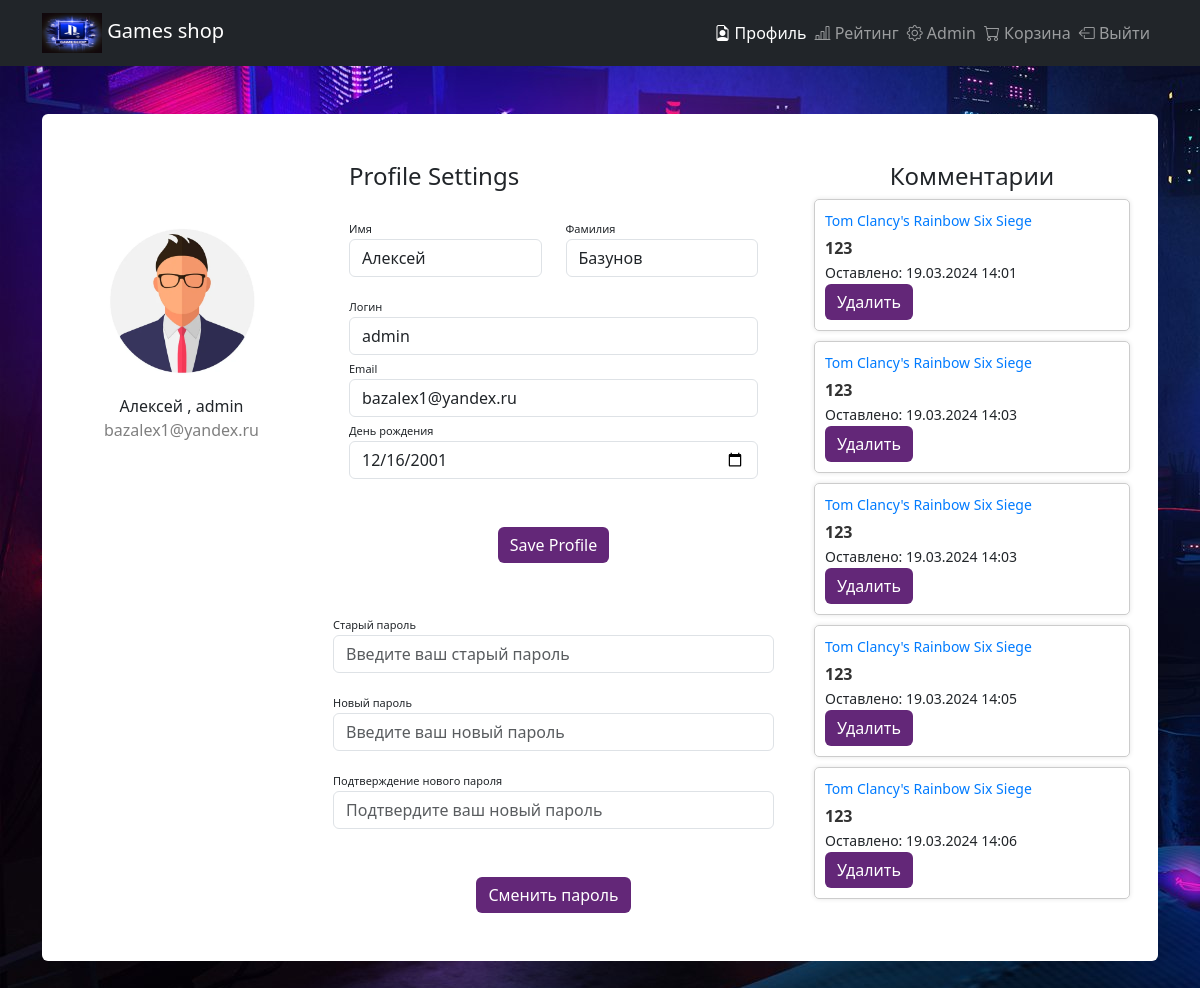
Page /profile/ (signed in) on the earlier database version.
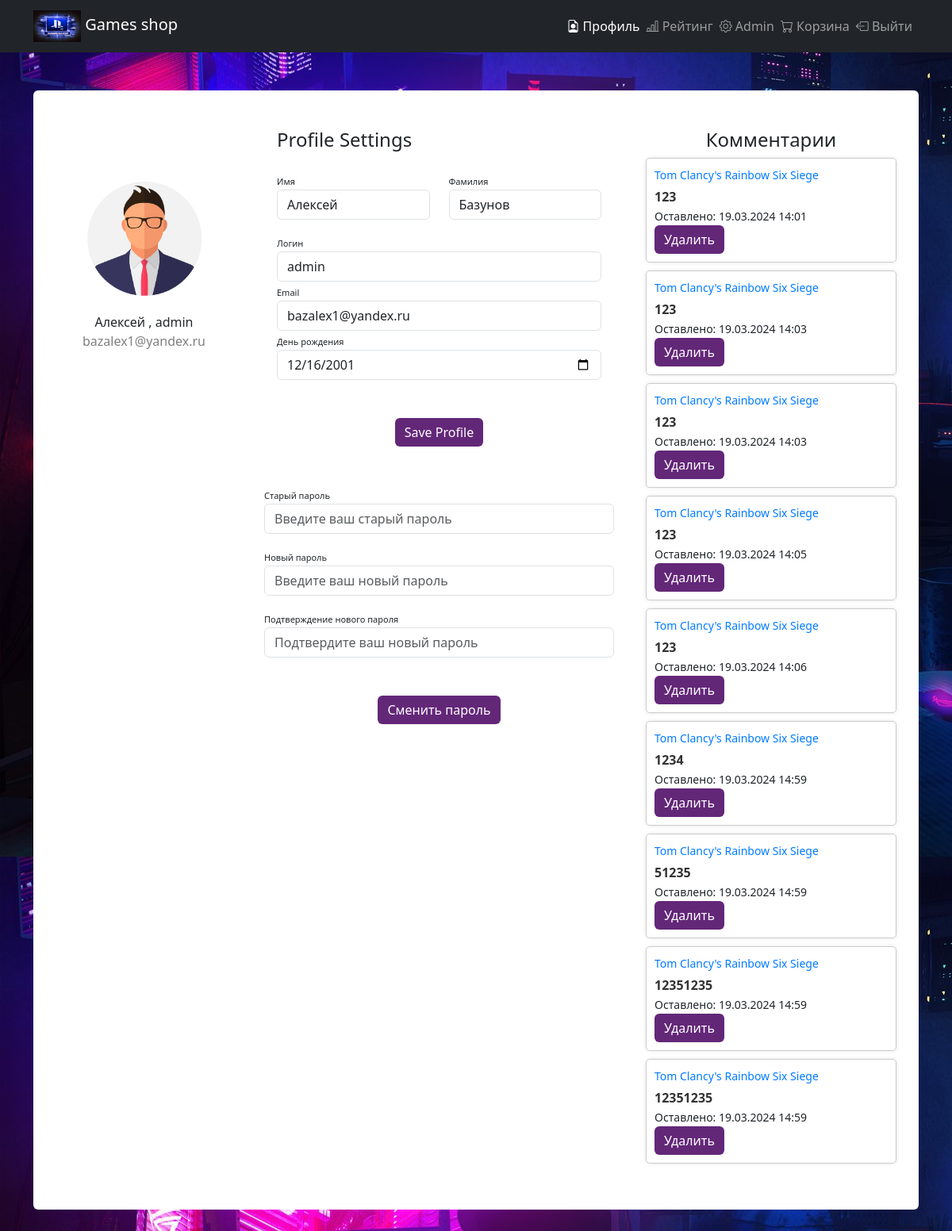
Same page on the later database version.
### user_profile/models.py (models this page shows)
class CustomUser(AbstractUser):
    birth_date = models.DateField(null=True, blank=True)
    groups = models.ManyToManyField(Group, verbose_name='groups', related_name='customuser_set', blank=True, help_text='The groups this user belongs to. A user will get all permissions granted to each of their groups.')
    user_permissions = models.ManyToManyField(Permission, verbose_name='user permissions', related_name='customuser_set', blank=True, help_text='Specific permissions for this user.')

### comments/models.py (models this page shows)
class Comment(models.Model):
    game = models.ForeignKey(Game, on_delete=models.CASCADE, related_name='comments')
    user = models.ForeignKey(get_user_model(), on_delete=models.CASCADE)
    text = models.TextField()
    created_at = models.DateTimeField(default=timezone.now)

### shop/models.py (models this page shows, shortened)
class Game(models.Model):
    title = models.CharField(max_length=255)
    created_at = models.DateTimeField(default=timezone.now)
    price = models.DecimalField(max_digits=10, decimal_places=2)
    image = models.ImageField(
        upload_to="game_img", height_field=None, width_field=None, max_length=None)
    category = models.ForeignKey(Category, on_delete=models.CASCADE)
    rating = models.CharField(max_length=255)
    description = models.CharField(max_length=10000)
    key_qty = models.IntegerField()

### user_profile/views.py (the view, shortened to what this page needs)
# urls.py: path('', CustomUserDetailView.as_view(), name='profile_detail'),
class CustomUserDetailView(LoginRequiredMixin, DetailView):
    login_url = reverse_lazy('registration:login')
    model = CustomUser
    template_name = 'user_profile/main.html'
    context_object_name = 'CustomUser'
    def get_object(self, queryset=None):
        return self.request.user
    def get_context_data(self, **kwargs):
        context = super().get_context_data(**kwargs)
        context['form'] = CustomUserChangeForm(instance=self.request.user)
        context['password_form'] = CustomPasswordChangeForm(user=self.request.user)
        context['comments'] = Comment.objects.filter(user=self.request.user)
        return context

### user_profile/forms.py
class CustomUserChangeForm(UserChangeForm):
    birth_date = forms.DateField(widget=forms.DateInput(attrs={'type': 'date'}))
    class Meta:
        model = CustomUser
        fields = ('username', 'email', 'first_name', 'last_name', 'birth_date')

class CustomPasswordChangeForm(PasswordChangeForm):
    class Meta:
        model = CustomUser
        fields = ('old_password', 'new_password1', 'new_password2')

### templates/user_profile/main.html (shortened to what this page needs)
{% extends 'base.html' %}
{% load static %}
{% block content %}
  <div class="container rounded bg-white mt-5 mb-5">
    <div class="row">
      <div class="col-md-3 border-right">
        <div class="d-flex flex-column align-items-center text-center p-3 py-5"><img class="rounded-circle mt-5"
          width="150px" src="{% static 'images/men.jpg' %}"><span class="font-weight-bold"> {{ form.first_name.value}} , {{ form.username.value}}  </span><span class="text-black-50">{{form.email.value}}</span></div>
    </div>
      <div class="col-md-5 border-right">
         <div class="profile-settings p-3 py-5"> {% comment %} Это карточка {% endcomment %}
          <form method="post">
            <div class="d-flex justify-content-between align-items-center mb-3">
              <h4 class="text-right">Profile Settings</h4>
            </div>
            <div class="row mt-2">
              <div class="col-md-6">
                <label class="labels">Имя</label>
                <input type="text" class="form-control" placeholder="first name" name="first_name" value="{{ form.first_name.value }}">
              </div>
              <div class="col-md-6">
                <label class="labels">Фамилия</label>
                <input type="text" class="form-control" value="{{ form.last_name.value }}" placeholder="surname" name="last_name">
              </div>
            </div>
            <div class="row mt-3">
              <div class="col-md-12">
                <label class="labels">Логин</label>
                <input type="text" name="username" id="username" class="form-control input-sm" placeholder="Введите ваш Логин" value="{{ form.username.value }}">
              </div>
              <div class="col-md-12">
                <label class="labels">Email</label>
                <input type="email" name="email" class="form-control" placeholder="Введите ваш email" value="{{ form.email.value }}">
              </div>
              <div class="col-md-12">
                <label class="labels">День рождения</label>
                <input type="date" name="birth_date" class="form-control" value="{{ form.birth_date.value|date:'Y-m-d' }}">
              </div>
              <div class="mt-5 text-center"><button class="btn btn-primary profile-button" type="submit" name="save_profile">Save Profile</button></div>
          </form>
            </div>
          </div>
          <form method="post">
            <div class="row mt-3">
              <div class="col-md-12">
                <label class="labels">Старый пароль</label>
                <input type="password" name="old_password" class="form-control" placeholder="Введите ваш старый пароль">
              </div>
            </div>
            <div class="row mt-3">
              <div class="col-md-12">
                <label class="labels">Новый пароль</label>
                <input type="password" name="new_password1" class="form-control" placeholder="Введите ваш новый пароль">
              </div>
            </div>
            <div class="row mt-3">
              <div class="col-md-12">
                <label class="labels">Подтверждение нового пароля</label>
                <input type="password" name="new_password2" class="form-control" placeholder="Подтвердите ваш новый пароль">
              </div>
            </div>
            <div class="mt-5 mb-5 text-center"><button class="btn btn-primary profile-button" type="submit" name="change_password">Сменить пароль</button></div>
          </form>
        </div>
        <div class="comments col-md-4"> {% comment %} Это Комментарии{% endcomment %}
          <div class="p-3 py-5">
            <h4 class="text-center">Комментарии</h4>
            {% for comment in comments %}
              <div class="comment">
                <div class="comment-header">
                  <a href="{% url 'shop:single_game' game_id=comment.game.id %}">{{ comment.game.title }}</a>
                </div>
                <div class="comment-body">
                  <strong>{{ comment.text }}</strong>
                </div>
                <small>Оставлено: {{ comment.created_at|date:'d.m.Y H:i' }}</small>
                {% if comment.user == user %}
                <form action="{% url 'user_profile:delete_comment' comment.id %}" method="post">
                  <button type="submit" class="btn btn-primary profile-button">Удалить</button>
                </form>
                {% endif %}
              </div>
            {% empty %}
              <p class="text-center">Пока нет комментариев</p>
            {% endfor %}
          </div>
        </div>
      </div>
  {% endblock %}

### templates/base.html (shortened to what this page needs)
{% load static %}
<!DOCTYPE html>
<html lang="en">
<head>
    <link href="https://cdn.jsdelivr.net/npm/bootstrap@5.3.2/dist/css/bootstrap.min.css" rel="stylesheet">
    <link href="https://cdn.jsdelivr.net/npm/bootstrap-icons@1.8.1/font/bootstrap-icons.css" rel="stylesheet">
    <link rel="stylesheet" type="text/css" href="{% static 'styles/main.css' %}">
    <link rel="stylesheet" type="text/css" href="{% static 'styles/profile.css' %}">
</head>
<body>
    <nav class="navbar navbar-dark bg-dark">
        <div class="container">
                <a class="navbar-brand" href="{% url 'shop:index' %}">
                    <img src="{% static 'images/logo.jpg' %}" alt="Logo" width="60" height="40" class="d-inline-block align-text-center">
                    Games shop
                </a>
            <ul class="navbar-nav d-flex flex-row">
                <li class="nav-item">
                    <a href="{% url 'user_profile:profile_detail' %}" class="me-2 nav-link {% if request.path == '/profile/' %}active{% endif %}">
                        <i class="bi bi-file-earmark-person"></i> Профиль
                    </a>
                </li>
                <li class="nav-item">
                    <a href="{% url 'shop:game_list' %}" class="me-2 nav-link {% if request.path == '/shop/game_list' %}active{% endif %}">
                        <i class="bi bi-bar-chart-line"></i> Рейтинг
                    </a></i>
                </li>
                <li class="nav-item">
                    <a href="/admin/" class="me-2 nav-link text-decoration-none">
                        <i class="bi bi-gear"></i> Admin
                    </a>
                </li>
                <li class="nav-item">
                    <a href="{% url 'cart:index' %}" class="me-2 nav-link text-decoration-none">
                        <i class="bi bi-cart"></i> Корзина
                    </a>
                </li>
                {% if user.is_authenticated %}
                    <li class="nav-item">
                        <a href="#" onclick="event.preventDefault(); document.getElementById('logout-form').submit();" class="me-2 nav-link text-decoration-none">
                            <i class="bi bi-box-arrow-left"></i> Выйти
                        </a>
                    </li>
                {% else %}
                    <li class="nav-item">
                        <a href="{% url 'registration:login' %}" class="nav-link text-decoration-none">
                            <i class="bi bi-door-open"></i> Войти
                        </a>
                    </li>
                {% endif %}
            </ul>
        </div>
    </nav>
    <main class="container">
            {% block content %}
            {% endblock %}
    </main>
</body>
</html>

### static/styles/main.css (style rules this page uses)
body { background-image: url('../images/beg.jpg')!important; }
.navbar-nav .nav-link.active, .navbar-nav .nav-link.show { color: #ffffff; }

### static/styles/profile.css (style rules this page uses)
.profile-button { background: rgb(99, 39, 120); box-shadow: none; border: none }
.labels { font-size: 11px }
.profile-settings { float: left; }
.comments { float: right; }
.comment { border: 1px solid #ccc; padding: 10px; margin-bottom: 10px; box-shadow: 0 0 5px rgba(0, 0, 0, 0.1); border-radius: 5px; }
.comment-header { font-size: 14px; color: #333; margin-bottom: 5px; }
.comment-header a { color: #007bff; text-decoration: none; }
.comment-body { font-size: 16px; color: #333; }
.comment-body strong { font-weight: bold; }

Differences in the rows shown:
added Comment: game "Tom Clancy's Rainbow Six Siege", text "1234", created_at "19.03.2024 14:59", shows "Удалить"
added Comment: game "Tom Clancy's Rainbow Six Siege", text "51235", created_at "19.03.2024 14:59", shows "Удалить"
added Comment: game "Tom Clancy's Rainbow Six Siege", text "12351235", created_at "19.03.2024 14:59", shows "Удалить"
added Comment: game "Tom Clancy's Rainbow Six Siege", text "12351235", created_at "19.03.2024 14:59", shows "Удалить"
